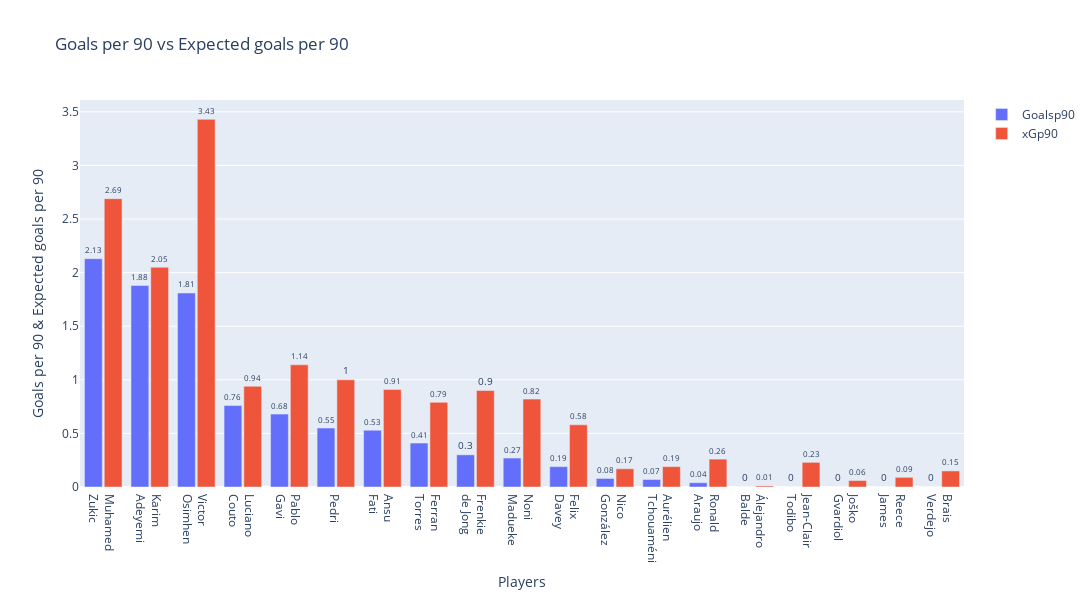

The code cell stored with this chart in its notebook:
### Code cell
grouped_bar('Goalsp90', 'xGp90')

### Figure 1 — Plotly figure (JSON) as saved in the notebook; plotly's stock layout.template omitted (floating-point values rounded to 4 significant figures)
{"data": [{"cliponaxis": false, "name": "Goalsp90", "text": [0, 0, 0, 0, 0, 0.04, 0.07, 0.08, 0.19, 0.27, 0.3, 0.41, 0.53, 0.55, 0.68, 0.76, 1.81, 1.88, 2.13], "textfont": {"size": 10}, "textposition": "outside", "type": "bar", "x": ["Álejandro<br>Balde", "Jean-Clair<br>Todibo", "Joško<br>Gvardiol", "Reece<br>James", "Brais<br>Verdejo", "Ronald<br>Araujo", "Aurélien<br>Tchouaméni", "Nico<br>González", "Felix<br>Davey", "Noni<br>Madueke", "Frenkie<br>de Jong", "Ferran<br>Torres", "Ansu<br>Fati", "Pedri", "Pablo<br>Gavi", "Luciano<br>Couto", "Victor<br>Osimhen", "Karim<br>Adeyemi", "Muhamed<br>Zukic"], "y": [0, 0, 0, 0, 0, 0.04, 0.07, 0.08, 0.19, 0.27, 0.3, 0.41, 0.53, 0.55, 0.68, 0.76, 1.81, 1.88, 2.13]}, {"cliponaxis": false, "name": "xGp90", "text": [0.01, 0.23, 0.06, 0.09, 0.15, 0.26, 0.19, 0.17, 0.58, 0.82, 0.9, 0.79, 0.91, 1, 1.14, 0.94, 3.43, 2.05, 2.69], "textfont": {"size": 10}, "textposition": "outside", "type": "bar", "x": ["Álejandro<br>Balde", "Jean-Clair<br>Todibo", "Joško<br>Gvardiol", "Reece<br>James", "Brais<br>Verdejo", "Ronald<br>Araujo", "Aurélien<br>Tchouaméni", "Nico<br>González", "Felix<br>Davey", "Noni<br>Madueke", "Frenkie<br>de Jong", "Ferran<br>Torres", "Ansu<br>Fati", "Pedri", "Pablo<br>Gavi", "Luciano<br>Couto", "Victor<br>Osimhen", "Karim<br>Adeyemi", "Muhamed<br>Zukic"], "y": [0.01, 0.23, 0.06, 0.09, 0.15, 0.26, 0.19, 0.17, 0.58, 0.82, 0.9, 0.79, 0.91, 1, 1.14, 0.94, 3.43, 2.05, 2.69]}], "layout": {"bargap": 0.15, "bargroupgap": 0.1, "barmode": "group", "height": 600, "title": {"text": "Goals per 90 vs Expected goals per 90"}, "width": 1600, "xaxis": {"categoryorder": "min descending", "title": {"text": "Players"}}, "yaxis": {"title": {"text": "Goals per 90 & Expected goals per 90"}}}}
